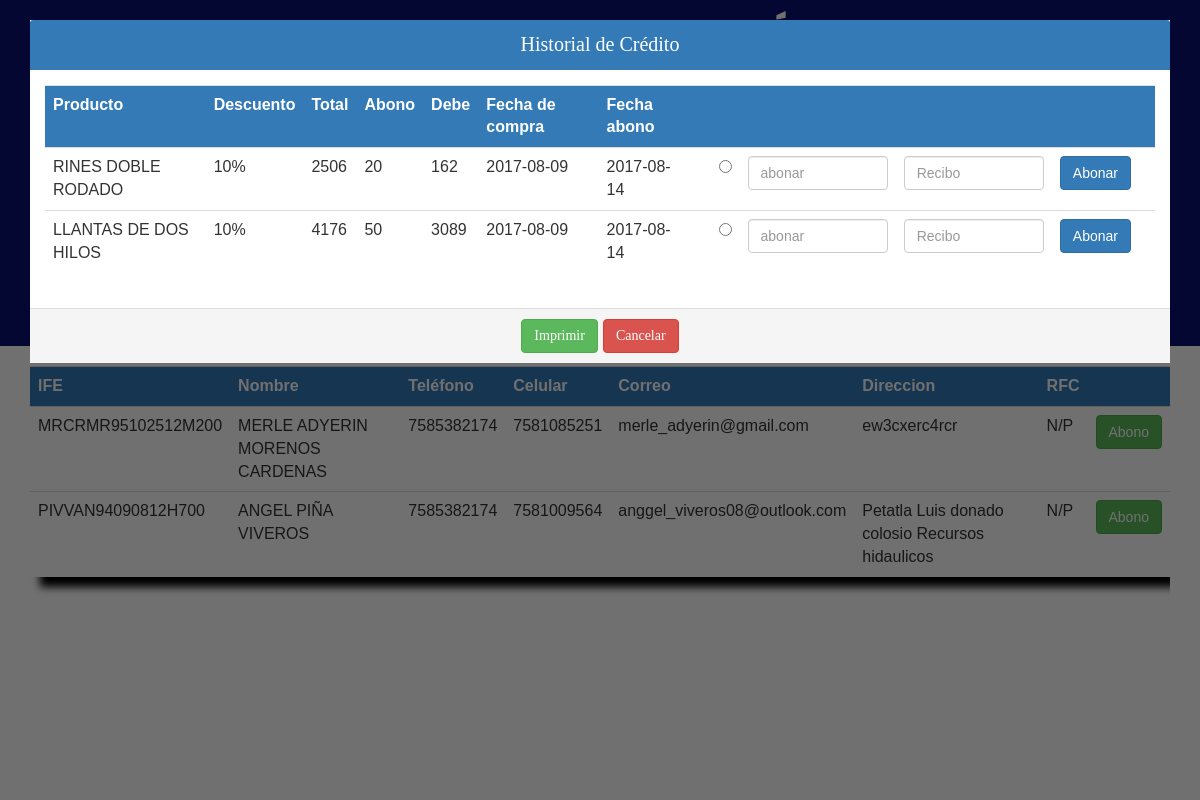
The page /Vista/Ventas/clientes.php?valor=a&&cli=PIVVAN94090812H700 (signed in) on the database its author committed.
### tables this page shows
CREATE TABLE `credito` (
  `Id_credito` int(11) NOT NULL,
  `Id_produc_cre` int(11) NOT NULL,
  `Abonos` int(11) NOT NULL,
  `Deuda` int(11) NOT NULL,
  `Des_cre` double NOT NULL,
  `Fecha_abono` date NOT NULL,
  `Fecha_compra` date NOT NULL,
  `Total_cuenta` int(11) NOT NULL,
  `Id_sucursal_cre` int(11) NOT NULL,
  `Id_perso_cre` int(11) NOT NULL,
  `Id_cliente_cre_p` varchar(20) NOT NULL
);

CREATE TABLE `productos` (
  `Id_pro` int(11) NOT NULL,
  `Codigo_pro` varchar(20) NOT NULL,
  `Nombre` varchar(70) NOT NULL,
  `Tama` varchar(40) NOT NULL,
  `Modelo` varchar(50) NOT NULL,
  `Descripcion` varchar(100) NOT NULL,
  `Stock` int(11) NOT NULL,
  `Precio_com` double NOT NULL,
  `Precio_ven` double NOT NULL,
  `fecha_entrada` date NOT NULL,
  `Fecha_caducidad` date NOT NULL,
  `Estado` varchar(30) NOT NULL,
  `id_prove_p` int(11) NOT NULL
);

### Vista/Ventas/clientes.php (the view, shortened to what this page needs)
<!DOCTYPE html>
<html lang="en">
<head>
	<link rel="stylesheet" type="text/css" href="../../Diseño/css/bootstrap.min.css">
  <link rel="stylesheet" type="text/css" href="../../Diseño/iconos/fonts/style.css">
  <link rel="stylesheet" type="text/css" href="../../Diseño/css-ventas/diseño-ventas.css">
</head>
<body>
<?php
  if (!isset($_SESSION["usuario"])) {
    header("location:../../Control/iniciar.php");
  }else {
    include("../../Control/conexion.php");
    $consul="SELECT Id_sucu,Nombre,Tipo,Ciudad FROM personal JOIN sucursal ON sucursal.Id_sucu=personal.Id_sucu_1 WHERE Id_persona=:usua";
    $re=$con->prepare($consul);
    $re->execute(array(":usua"=>$_SESSION['usuario']));
    while ($row=$re->fetch(PDO::FETCH_ASSOC)) {
     $nom=$row['Nombre'];
     $sucu=$row['Ciudad'];
     $Idsu=$row['Id_sucu'];
     $tipo=$row['Tipo'];
    }
  }
 ?>
 <?php
 if ($tipo=="Administrativo") {
   echo "
  <header>
  <div class='titulo'>SERVICIOS Y LLANTAS EL PACÍFICO, S.A.</div>
    <div class='img'>
    <span class='icon-user'></span>
    <div class='globo'>
     $tipo
  </div>
    </div>
    <div class='usuario'>
      <strong>$nom</strong>
    </div>
</header>
<div class='encabezado'>
    <div class='wrapper'>
    <div class='logo'>Sucursal $sucu</div>
      <nav class='barra'>
        <a href='../../Vista/Ventas/incio-ventas.php?agregar=registro'>Agregar Cliente</a>
        <a href='../../Vista/Ventas/clientes.php'>Clientes</a>
        <a href='../../Vista/Admi/incio-admi.php'>Admistrador</a>
        <a href='../../Vista/Ventas/incio-ventas.php'>Inicio</a>
        <a href='../../Control/cerrar.php'>Cerrar Sesión</a>
      </nav>
    </div>
</div>
  ";
 }
  ?>
  <br>
<div class="container">
  <div class="table-responsive">
    <table class="table table-cliete">
    <tr class="bg-primary">
      <th>IFE</th>
      <th>Nombre</th>
      <th>Teléfono</th>
      <th>Celular</th>
      <th>Correo</th>
      <th>Direccion</th>
      <th>RFC</th>
    </tr>
    <?php
    $va='a';
    require '../../Control/conexion.php';
    $clientes="SELECT Id_cliente,Nom_cliete_p,Telefono_cli_p,Dereccion_cli_p,Correo_cli_p,Celular_cli_p,RFC_cli FROM clientes_p JOIN sucursal ON sucursal.Id_sucu=clientes_p.Id_sucursal_p WHERE Id_sucursal_p=?";
    $pre_cli=$con->prepare($clientes);
    $pre_cli->execute(array($Idsu));
    while ($row=$pre_cli->fetch(PDO::FETCH_ASSOC)) {
      echo "
      <tr>
      <td>$row[Id_cliente]</td>
      <td>$row[Nom_cliete_p]</td>
      <td>$row[Telefono_cli_p]</td>
      <td>$row[Celular_cli_p]</td>
      <td>$row[Correo_cli_p]</td>
      <td>$row[Dereccion_cli_p]</td>
      <td>$row[RFC_cli]</td>
       <td><a href='../../Vista/Ventas/clientes.php?valor=$va&&cli=$row[Id_cliente]'><button class='btn btn-success'>Abono</button></a></td>
       </tr>
      ";
    }
     ?>
     </table>
  </div>
</div>
<div class="modal-abonos">
  <div class="container">
  <br>
    <div class="table-responsive">
      <div class="panel-primary">
        <div class="panel-heading ">Historial de Crédito</div>
        <div class="panel-body">
        <table class="table table-abono">
        <tr class="bg-primary">
          <th>Producto</th>
          <th>Descuento</th>
          <th>Total</th>
          <th>Abono</th>
          <th>Debe</th>
          <th>Fecha de compra</th>
          <th>Fecha abono</th>
          <th></th>
          <th></th>
          <th></th>
          <th></th>
          <th></th>
          <th></th>
        </tr>
          <?php
          require '../../Control/conexion.php';
          $cli=filter_var(!empty($_REQUEST['cli'])?$_REQUEST['cli']:'',FILTER_SANITIZE_STRING);
          $sel_cre="SELECT Id_credito,Id_cliente,Nom_cliete_p,Nombre,Des_cre,Deuda,Abonos,Total_cuenta,Fecha_compra,Fecha_abono,Id_sucu FROM credito JOIN productos ON productos.Id_pro=credito.Id_produc_cre JOIN sucursal ON sucursal.Id_sucu=credito.Id_sucursal_cre JOIN clientes_p ON clientes_p.Id_cliente=credito.Id_cliente_cre_p
            WHERE  Id_cliente=? AND Id_sucu=? AND Total_cuenta>0";
            $pre_abono=$con->prepare($sel_cre);
            $pre_abono->execute(array($cli,$Idsu));
            while ($ro=$pre_abono->fetch(PDO::FETCH_ASSOC)) {
              $idclre=$ro['Id_credito'];
              echo "
                <tr>
                <td>$ro[Nombre]</td>
                <td>$ro[Des_cre]%</td>
                <td>$ro[Deuda]</td>
                <td>$ro[Abonos]</td>
                <td>$ro[Total_cuenta]</td>
                <td>$ro[Fecha_compra]</td>
                <td>$ro[Fecha_abono]</td>
                <td><form action='../../Control/con-ventas/abonos.php' method='post'></td>
                    <td><input type='radio' name='id' value='".$idclre."'></td>
                    <td><input type='text' name='abono' id='abonos' placeholder='abonar' class='form-control'></td>
                    <td><input type='text' name='recibo' id='recibo'placeholder='Recibo' class='form-control'></td>
                    <td><input type='submit' value='Abonar' class='btn btn-primary' id='abonar'></td>
                  <td></form></td>
                </tr>
                ";
            }
           ?>
           </table>
        </div>
        <div class="panel-footer">
        <?php
        $r=!empty($_REQUEST['r'])?$_REQUEST['r']:'';
         echo '<a href="../../Control/con-ventas/ticke_credito.php?cli='.$_SESSION['cliente'].'&&re='.$r.' "><button class="btn btn-success">Imprimir</button></a>'
         ;?>
           <input type="button" class="btn btn-danger " value="Cancelar" onClick="location.href='../../Vista/Ventas/clientes.php'"/>
         </div>
      </div>
    </div>
  </div>
</div>
</body>
</html>

### Diseño/css-ventas/diseño-ventas.css (style rules this page uses)
* { padding: 0px; margin:0px; }
body { background: #fff; }
header { width: 100%; height: 300px; background: #081073; }
.usuario { position:absolute; width: 100px; height: 50px; color: #ffffff; left:45%; margin-top: 17%; text-align: center; }
.img { position: absolute; width: 100px; height: 100px; background:#1123CC; left: 45%; margin-top: 8%; color: #ffffff; text-align: center; border-radius: 100%; border: 5px solid #ffffff; box-shadow: 20px 20px 50px black; }
.container a { text-decoration: none; }
.encabezado { width: 100%; background:#081073; color: #ffffff; overflow: hidden; }
.titulo { font-size: 40px; color: #fff; position: absolute; left: 30%; top:10px; font-family: 'Anton', sans-serif; }
.wrapper { width: 90%; max-width: 1000px; margin: auto; overflow: hidden; }
.encabezado .logo { color: #fff; font-size: 20px; line-height: 40px; font-weight: bold; float: left; }
.encabezado .barra { float: right; line-height: 20px; }
.encabezado .barra a { display: inline-block; color: #fff; text-decoration: none; padding:10px 20px; line-height: normal; font-size: 18px; font-weight: bold; -webkit-transition: all 500ms ease; -moz-transition: all 500ms ease; -ms-transition: all 500ms ease; -o-transition: all 500ms ease; transition: all 500ms ease; }
.modal-abonos { width: 100%; height: 100%; position: fixed; background-image: url(../../Diseño/imagenes/modal.png); top: 0; left: 0; overflow-y: auto; display:none; }
.panel-primary { font-family: arial; font-size: 15px; box-shadow: 10px 10px 8px 8px black; background: #fff; }
.panel-heading { font-family: 'Arvo', serif; text-align: center; font-size: 20px; }
.panel-footer { font-family: 'Arvo', serif; text-align: center; font-size: 20px; }
.table-cliete { box-shadow: 10px 10px 8px black; font-family: arial; }
.table-abono { box-shadow: 1px 1px 1px #fff; }

### rows shown on the page
credito: Id_produc_cre.Nombre "RINES DOBLE RODADO", Des_cre "10", Deuda "2506", Abonos "20", Total_cuenta "162", Fecha_compra "2017-08-09", Fecha_abono "2017-08-14"
credito: Id_produc_cre.Nombre "LLANTAS DE DOS HILOS", Des_cre "10", Deuda "4176", Abonos "50", Total_cuenta "3089", Fecha_compra "2017-08-09", Fecha_abono "2017-08-14"
